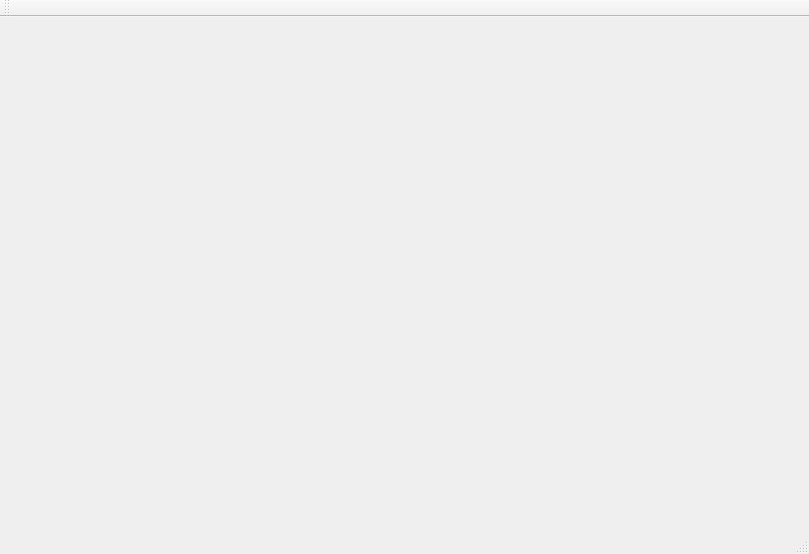
<?xml version="1.0" encoding="UTF-8"?>
<ui version="4.0">
 <class>MainWindow</class>
 <widget class="QMainWindow" name="MainWindow">
  <property name="geometry">
   <rect>
    <x>0</x>
    <y>0</y>
    <width>809</width>
    <height>554</height>
   </rect>
  </property>
  <property name="windowTitle">
   <string>MainWindow</string>
  </property>
  <widget class="QWidget" name="centralWidget"/>
  <widget class="QMenuBar" name="menuBar">
   <property name="geometry">
    <rect>
     <x>0</x>
     <y>0</y>
     <width>809</width>
     <height>22</height>
    </rect>
   </property>
  </widget>
  <widget class="QToolBar" name="mainToolBar">
   <attribute name="toolBarArea">
    <enum>TopToolBarArea</enum>
   </attribute>
   <attribute name="toolBarBreak">
    <bool>false</bool>
   </attribute>
  </widget>
  <widget class="QStatusBar" name="statusBar"/>
 </widget>
 <layoutdefault spacing="6" margin="11"/>
 <resources/>
 <connections/>
</ui>
